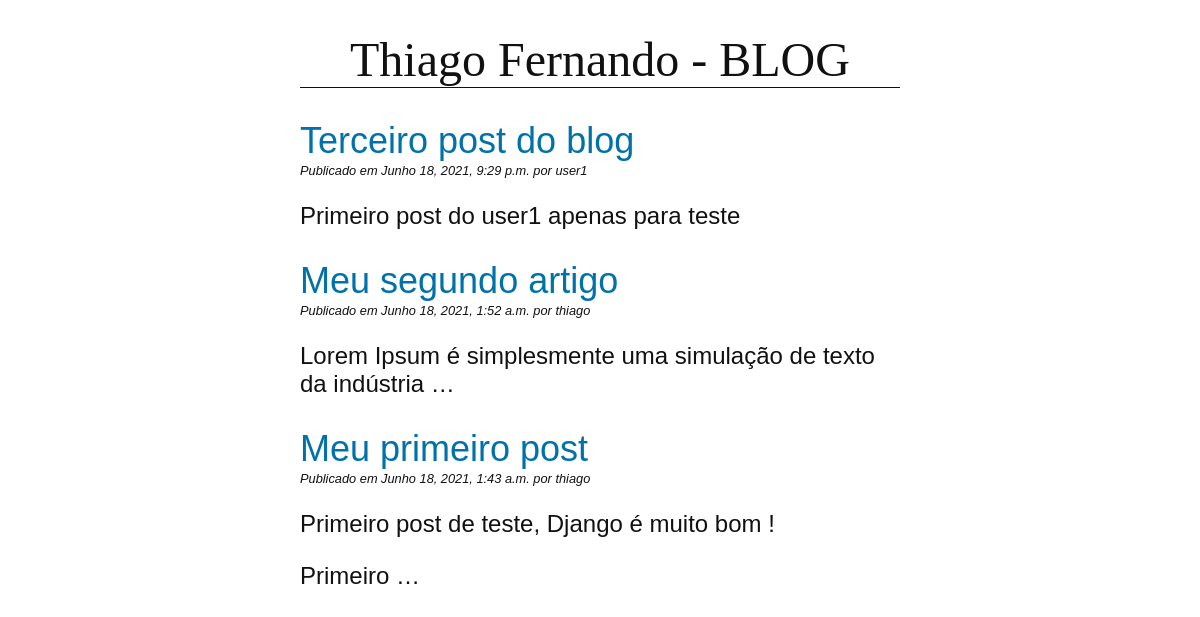
Screenshot of /blog/ with the database file from the repository.
### blog/models.py (models this page shows, shortened)
class Post(models.Model):
    tittle = models.CharField(max_length=255)
    slug = models.SlugField(max_length=255, unique=True) #criação do slug (meusite.com/primeiro-post)
    author = models.ForeignKey(User, on_delete=models.CASCADE) #faz com que se o autor for deletado o post tbm seja
    body = models.TextField() #corpo do post
    created = models.DateTimeField(auto_now_add=True)# insere a data de criação do post automaticamente
    update = models.DateTimeField(auto_now=True)#a cada modificação a data é atualizada mantendo a data de criação
    class Meta:
        ordering = ("-created",)
    def get_absolute_url(self):
        return reverse("blog:detail", kwargs={"slug": self.slug})

### blog/views.py (the view)
# urls.py: path('', views.PostListView.as_view(), name='list'), #não passando argumento nenhum, cai na listagem dos posts (list view)
class PostListView(ListView):
    model = Post

### blog/templates/blog/post_list.html (shortened to what this page needs)
{% extends "blog/base.html" %}
{% block content %}
    {% for post in post_list %}
        <article>
            <h2>
                <a href="{{ post.get_absolute_url }}"><!-tornando o titulo clicavel->
                    {{ post.tittle }}
                </a>
            </h2>
                <p class="date">
                    Publicado em {{ post.created }} por {{ post.author }}
                </p>
                {{ post.body|linebreaks|truncatewords:10 }}
        </article>
    {% endfor %}
{% endblock %}

### blog/templates/blog/base.html (shortened to what this page needs)
{% load static %}
<!DOCTYPE html>
<html>
<head>
    <link href="{% static 'css/blog.css' %}" rel="stylesheet">
</head>
<body>
    <header>
        <h1>Thiago Fernando - BLOG</h1>
    </header>
    <main>
        {% block content %}
        {% endblock %}
    </main>
</body>
</html>

### blog/static/css/blog.css (style rules this page uses)
body { margin: 0 25%; font-family: sans-serif; font-size: 1.5rem; color: #111111; }
h1 { text-align: center; font-family: serif; font-weight: normal; border-bottom: 1px solid; }
h2 { color: #0072aa; font-weight: normal; margin-bottom: 1px; }
a { color:#0072aa; text-decoration:none; }
p.date { font-size: 0.8rem; font-style: italic; margin-top: 1px; }

### rows the page displays
Post: tittle "Terceiro post do blog", created "Junho 18, 2021, 9:29 p.m.", author "user1", body "Primeiro post do user1 apenas para teste"
Post: tittle "Meu segundo artigo", created "Junho 18, 2021, 1:52 a.m.", author "thiago", body "Lorem Ipsum é simplesmente uma simulação de texto da indústria …"
Post: tittle "Meu primeiro post", created "Junho 18, 2021, 1:43 a.m.", author "thiago", body "Primeiro post de teste, Django é muito bom ! Primeiro …"
